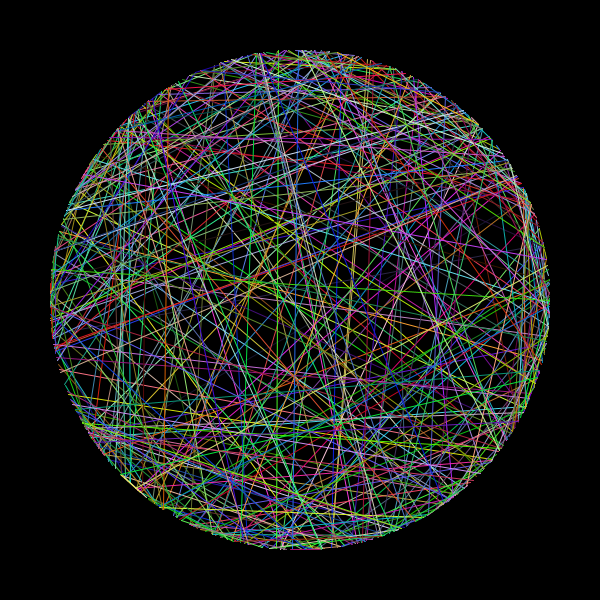
Frame 1 (no input)
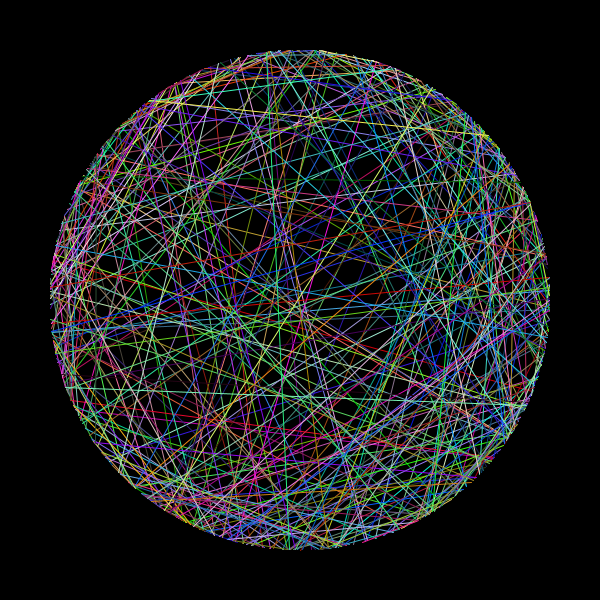
Frame 60 (the mouse pressed at the canvas centre just before this capture)
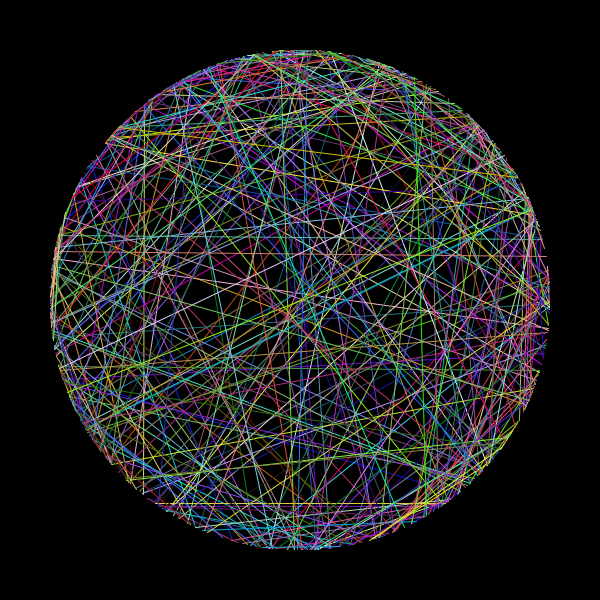
Frame 120 (the mouse held since frame 60 and released just before this capture)

The Processing sketch that drew these frames (run headless with seeded random() and noise(); from frame 60 on, the mouse is pressed at the canvas centre):

// Processing sketch: processing_70286
// ── processing_70286.pde

int rad = 250;

void setup() {
  size(600, 600);
  smooth();
  
  //stroke(random(255), random(255), random(255));
  //strokeWeight(1);

}

void draw() {
  background(0);
  
  translate(width/2, height/2);

  for ( int inc=0; inc < 360; inc +=1) {
    //we use the increment to add to the angle
    //every frame it will be incremented by 10
    
    float angle = random(PI * 2); //converting radians to degrees
    float angle2 = random(PI * 2);
    float x = cos(angle) * rad;
    float y = sin (angle) * rad;
    float x2 = cos (angle2) * rad;
    float y2 = sin (angle2) * rad;
    
    stroke(random(255), random(255), random(255));
    strokeWeight(1);
    line (x, y, x2, y2);
  }
}
